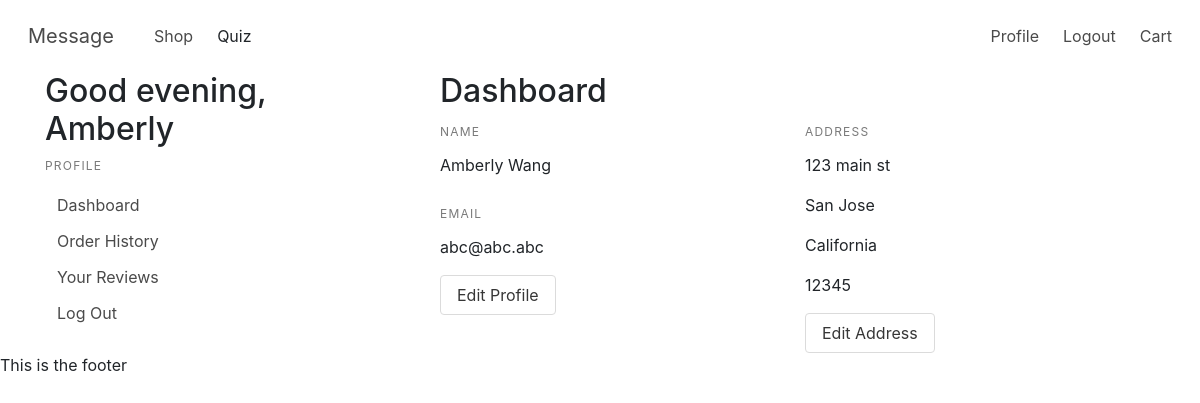
The app's page /profile (signed in) with its own data.
### models.py (models this page shows, shortened)
class User(UserMixin, Model):
    fname = CharField()
    lname = CharField()
    email = CharField(unique=True)
    password = CharField(max_length=100)
    street_address = CharField(default="")
    city = CharField(default="")
    state = CharField(default="")
    postal_code = CharField(default="")
    join_date = DateTimeField(default=datetime.datetime.now())
    class Meta:
        database = DATABASE

### app.py (the view)
@app.route('/profile')
@login_required
def profile():
    user = current_user
    current_hour = datetime.datetime.now().hour
    greeting = time_of_day(current_hour)
    return render_template("dashboard.html", user=user, greeting=greeting)

### app.py (called while the page is built)
@login_manager.user_loader
def load_user(userid):
    try:
        return models.User.get(models.User.id == userid)
    except models.DoesNotExist:
        return None

@app.before_request
def before_request():
    g.db = models.DATABASE
    g.db.connect()
    g.user = current_user

@app.after_request
def after_request(response):
    g.db.close()
    return response

def time_of_day(hour):
    return (
        "morning" if 5 <= hour <= 11
        else
        "afternoon" if 12 <= hour <= 17
        else
        "evening" if 18 <= hour <= 22
        else
        "night"
    )

### templates/dashboard.html
{% extends 'profile.html' %}
{% block profile %}
<h2>Dashboard</h2>
    <div class="row">
        <div class="col-6">
            <label class="menu-label">Name</label>
            <p>{{user.fname}} {{user.lname}}</p>
            <label class="menu-label">Email</label>
            <p>{{user.email}}</p>
            <a href="/profile/edit" class="button">Edit Profile</a>
        </div>
        <div class="col-6">
            <label class="menu-label">Address</label>
            <p>{{user.street_address}}</p>
            <p>{{user.city}}</p>
            <p>{{user.state}}</p>
            <p>{{user.postal_code}}</p>
            <a href="/profile/address" class="button">Edit Address</a>
        </div>
    </div>
{% endblock %}

### templates/profile.html
{% extends 'layout.html' %}
{% block content %}
<div class="container">
    <div class="row">
        <div class="col-sm-4">
            <h2> Good {{greeting}}, {{user.fname}}</h2>
            <aside class="menu">
                <p class="menu-label">
                    Profile
                </p>
                <ul class="menu-list">
                    <li><a href="{{url_for('profile')}}">Dashboard</a></li>
                    <li><a href="{{url_for('order_history')}}">Order History</a></li>
                    <li><a href="{{url_for('reviews')}}">Your Reviews</a></li>
                    <li><a href="{{url_for('logout')}}">Log Out</a></li>
                </ul>
            </aside>
        </div>
        <div class="col-sm-8">
            <div class="container">
                {% block profile %}
                {% endblock %}
            </div>
        </div>
    </div>
</div>
{% endblock %}

### records on screen
User: fname "Amberly", lname "Wang", email "abc@abc.abc", street_address "123 main st", city "San Jose", state "California", postal_code "12345"

### other values on screen
{{ greeting }} "evening"
